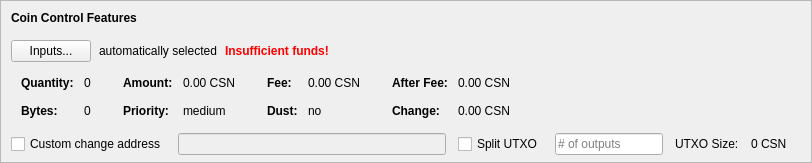
    <widget class="QFrame" name="frameCoinControl">
     <property name="sizePolicy">
      <sizepolicy hsizetype="Expanding" vsizetype="Expanding">
       <horstretch>0</horstretch>
       <verstretch>0</verstretch>
      </sizepolicy>
     </property>
     <property name="maximumSize">
      <size>
       <width>16777215</width>
       <height>16777215</height>
      </size>
     </property>
     <property name="frameShape">
      <enum>QFrame::StyledPanel</enum>
     </property>
     <property name="frameShadow">
      <enum>QFrame::Sunken</enum>
     </property>
     <layout class="QVBoxLayout" name="verticalLayoutCoinControl2">
      <property name="spacing">
       <number>0</number>
      </property>
      <property name="leftMargin">
       <number>0</number>
      </property>
      <property name="topMargin">
       <number>0</number>
      </property>
      <property name="rightMargin">
       <number>0</number>
      </property>
      <property name="bottomMargin">
       <number>6</number>
      </property>
      <item>
       <layout class="QVBoxLayout" name="verticalLayoutCoinControl" stretch="0,0,0,0,1">
        <property name="spacing">
         <number>0</number>
        </property>
        <property name="leftMargin">
         <number>10</number>
        </property>
        <property name="topMargin">
         <number>10</number>
        </property>
        <item>
         <layout class="QHBoxLayout" name="horizontalLayoutCoinControl1">
          <property name="bottomMargin">
           <number>15</number>
          </property>
          <item>
           <widget class="QLabel" name="labelCoinControlFeatures">
            <property name="sizePolicy">
             <sizepolicy hsizetype="Preferred" vsizetype="Maximum">
              <horstretch>0</horstretch>
              <verstretch>0</verstretch>
             </sizepolicy>
            </property>
            <property name="font">
             <font>
              <weight>75</weight>
              <bold>true</bold>
             </font>
            </property>
            <property name="styleSheet">
             <string notr="true">font-weight:bold;</string>
            </property>
            <property name="text">
             <string>Coin Control Features</string>
            </property>
           </widget>
          </item>
         </layout>
        </item>
        <item>
         <layout class="QHBoxLayout" name="horizontalLayoutCoinControl2" stretch="0,0,0,0">
          <property name="spacing">
           <number>8</number>
          </property>
          <property name="bottomMargin">
           <number>10</number>
          </property>
          <item>
           <widget class="QPushButton" name="pushButtonCoinControl">
            <property name="styleSheet">
             <string notr="true"/>
            </property>
            <property name="text">
             <string>Inputs...</string>
            </property>
            <property name="autoDefault">
             <bool>false</bool>
            </property>
           </widget>
          </item>
          <item>
           <widget class="QLabel" name="labelCoinControlAutomaticallySelected">
            <property name="text">
             <string>automatically selected</string>
            </property>
            <property name="margin">
             <number>5</number>
            </property>
           </widget>
          </item>
          <item>
           <widget class="QLabel" name="labelCoinControlInsuffFunds">
            <property name="font">
             <font>
              <weight>75</weight>
              <bold>true</bold>
             </font>
            </property>
            <property name="styleSheet">
             <string notr="true">color:red;font-weight:bold;</string>
            </property>
            <property name="text">
             <string>Insufficient funds!</string>
            </property>
            <property name="margin">
             <number>5</number>
            </property>
           </widget>
          </item>
          <item>
           <spacer name="horizontalSpacerCoinControl">
            <property name="orientation">
             <enum>Qt::Horizontal</enum>
            </property>
            <property name="sizeHint" stdset="0">
             <size>
              <width>40</width>
              <height>1</height>
             </size>
            </property>
           </spacer>
          </item>
         </layout>
        </item>
        <item>
         <widget class="QWidget" name="widgetCoinControl" native="true">
          <property name="sizePolicy">
           <sizepolicy hsizetype="Preferred" vsizetype="Preferred">
            <horstretch>0</horstretch>
            <verstretch>0</verstretch>
           </sizepolicy>
          </property>
          <property name="minimumSize">
           <size>
            <width>0</width>
            <height>0</height>
           </size>
          </property>
          <property name="styleSheet">
           <string notr="true"/>
          </property>
          <layout class="QHBoxLayout" name="horizontalLayoutCoinControl5">
           <property name="leftMargin">
            <number>0</number>
           </property>
           <property name="topMargin">
            <number>0</number>
           </property>
           <property name="rightMargin">
            <number>0</number>
           </property>
           <property name="bottomMargin">
            <number>0</number>
           </property>
           <item>
            <layout class="QHBoxLayout" name="horizontalLayoutCoinControl3" stretch="0,0,0,1">
             <property name="spacing">
              <number>20</number>
             </property>
             <property name="topMargin">
              <number>0</number>
             </property>
             <property name="bottomMargin">
              <number>10</number>
             </property>
             <item>
              <layout class="QFormLayout" name="formLayoutCoinControl1">
               <property name="horizontalSpacing">
                <number>10</number>
               </property>
               <property name="verticalSpacing">
                <number>14</number>
               </property>
               <property name="leftMargin">
                <number>10</number>
               </property>
               <property name="topMargin">
                <number>4</number>
               </property>
               <property name="rightMargin">
                <number>6</number>
               </property>
               <item row="0" column="0">
                <widget class="QLabel" name="labelCoinControlQuantityText">
                 <property name="font">
                  <font>
                   <weight>75</weight>
                   <bold>true</bold>
                  </font>
                 </property>
                 <property name="text">
                  <string>Quantity:</string>
                 </property>
                 <property name="margin">
                  <number>0</number>
                 </property>
                </widget>
               </item>
               <item row="0" column="1">
                <widget class="QLabel" name="labelCoinControlQuantity">
                 <property name="cursor">
                  <cursorShape>IBeamCursor</cursorShape>
                 </property>
                 <property name="contextMenuPolicy">
                  <enum>Qt::ActionsContextMenu</enum>
                 </property>
                 <property name="text">
                  <string notr="true">0</string>
                 </property>
                 <property name="margin">
                  <number>0</number>
                 </property>
                 <property name="textInteractionFlags">
                  <set>Qt::LinksAccessibleByMouse|Qt::TextSelectableByKeyboard|Qt::TextSelectableByMouse</set>
                 </property>
                </widget>
               </item>
               <item row="1" column="0">
                <widget class="QLabel" name="labelCoinControlBytesText">
                 <property name="font">
                  <font>
                   <weight>75</weight>
                   <bold>true</bold>
                  </font>
                 </property>
                 <property name="text">
                  <string>Bytes:</string>
                 </property>
                </widget>
               </item>
               <item row="1" column="1">
                <widget class="QLabel" name="labelCoinControlBytes">
                 <property name="cursor">
                  <cursorShape>IBeamCursor</cursorShape>
                 </property>
                 <property name="contextMenuPolicy">
                  <enum>Qt::ActionsContextMenu</enum>
                 </property>
                 <property name="text">
                  <string notr="true">0</string>
                 </property>
                 <property name="textInteractionFlags">
                  <set>Qt::LinksAccessibleByMouse|Qt::TextSelectableByKeyboard|Qt::TextSelectableByMouse</set>
                 </property>
                </widget>
               </item>
              </layout>
             </item>
             <item>
              <layout class="QFormLayout" name="formLayoutCoinControl2">
               <property name="horizontalSpacing">
                <number>10</number>
               </property>
               <property name="verticalSpacing">
                <number>14</number>
               </property>
               <property name="leftMargin">
                <number>6</number>
               </property>
               <property name="topMargin">
                <number>4</number>
               </property>
               <property name="rightMargin">
                <number>6</number>
               </property>
               <item row="0" column="0">
                <widget class="QLabel" name="labelCoinControlAmountText">
                 <property name="font">
                  <font>
                   <weight>75</weight>
                   <bold>true</bold>
                  </font>
                 </property>
                 <property name="text">
                  <string>Amount:</string>
                 </property>
                 <property name="margin">
                  <number>0</number>
                 </property>
                </widget>
               </item>
               <item row="0" column="1">
                <widget class="QLabel" name="labelCoinControlAmount">
                 <property name="cursor">
                  <cursorShape>IBeamCursor</cursorShape>
                 </property>
                 <property name="contextMenuPolicy">
                  <enum>Qt::ActionsContextMenu</enum>
                 </property>
                 <property name="text">
                  <string notr="true">0.00 CSN</string>
                 </property>
                 <property name="textInteractionFlags">
                  <set>Qt::LinksAccessibleByMouse|Qt::TextSelectableByKeyboard|Qt::TextSelectableByMouse</set>
                 </property>
                </widget>
               </item>
               <item row="1" column="0">
                <widget class="QLabel" name="labelCoinControlPriorityText">
                 <property name="font">
                  <font>
                   <weight>75</weight>
                   <bold>true</bold>
                  </font>
                 </property>
                 <property name="text">
                  <string>Priority:</string>
                 </property>
                </widget>
               </item>
               <item row="1" column="1">
                <widget class="QLabel" name="labelCoinControlPriority">
                 <property name="cursor">
                  <cursorShape>IBeamCursor</cursorShape>
                 </property>
                 <property name="contextMenuPolicy">
                  <enum>Qt::ActionsContextMenu</enum>
                 </property>
                 <property name="text">
                  <string>medium</string>
                 </property>
                 <property name="textInteractionFlags">
                  <set>Qt::LinksAccessibleByMouse|Qt::TextSelectableByKeyboard|Qt::TextSelectableByMouse</set>
                 </property>
                </widget>
               </item>
              </layout>
             </item>
             <item>
              <layout class="QFormLayout" name="formLayoutCoinControl3">
               <property name="horizontalSpacing">
                <number>10</number>
               </property>
               <property name="verticalSpacing">
                <number>14</number>
               </property>
               <property name="leftMargin">
                <number>6</number>
               </property>
               <property name="topMargin">
                <number>4</number>
               </property>
               <property name="rightMargin">
                <number>6</number>
               </property>
               <item row="0" column="0">
                <widget class="QLabel" name="labelCoinControlFeeText">
                 <property name="font">
                  <font>
                   <weight>75</weight>
                   <bold>true</bold>
                  </font>
                 </property>
                 <property name="text">
                  <string>Fee:</string>
                 </property>
                 <property name="margin">
                  <number>0</number>
                 </property>
                </widget>
               </item>
               <item row="0" column="1">
                <widget class="QLabel" name="labelCoinControlFee">
                 <property name="cursor">
                  <cursorShape>IBeamCursor</cursorShape>
                 </property>
                 <property name="contextMenuPolicy">
                  <enum>Qt::ActionsContextMenu</enum>
                 </property>
                 <property name="text">
                  <string notr="true">0.00 CSN</string>
                 </property>
                 <property name="textInteractionFlags">
                  <set>Qt::LinksAccessibleByMouse|Qt::TextSelectableByKeyboard|Qt::TextSelectableByMouse</set>
                 </property>
                </widget>
               </item>
               <item row="1" column="0">
                <widget class="QLabel" name="labelCoinControlLowOutputText">
                 <property name="font">
                  <font>
                   <weight>75</weight>
                   <bold>true</bold>
                  </font>
                 </property>
                 <property name="text">
                  <string>Dust:</string>
                 </property>
                </widget>
               </item>
               <item row="1" column="1">
                <widget class="QLabel" name="labelCoinControlLowOutput">
                 <property name="cursor">
                  <cursorShape>IBeamCursor</cursorShape>
                 </property>
                 <property name="contextMenuPolicy">
                  <enum>Qt::ActionsContextMenu</enum>
                 </property>
                 <property name="text">
                  <string>no</string>
                 </property>
                 <property name="textInteractionFlags">
                  <set>Qt::LinksAccessibleByMouse|Qt::TextSelectableByKeyboard|Qt::TextSelectableByMouse</set>
                 </property>
                </widget>
               </item>
              </layout>
             </item>
             <item>
              <layout class="QFormLayout" name="formLayoutCoinControl4">
               <property name="horizontalSpacing">
                <number>10</number>
               </property>
               <property name="verticalSpacing">
                <number>14</number>
               </property>
               <property name="leftMargin">
                <number>6</number>
               </property>
               <property name="topMargin">
                <number>4</number>
               </property>
               <property name="rightMargin">
                <number>6</number>
               </property>
               <item row="0" column="0">
                <widget class="QLabel" name="labelCoinControlAfterFeeText">
                 <property name="font">
                  <font>
                   <weight>75</weight>
                   <bold>true</bold>
                  </font>
                 </property>
                 <property name="text">
                  <string>After Fee:</string>
                 </property>
                 <property name="margin">
                  <number>0</number>
                 </property>
                </widget>
               </item>
               <item row="0" column="1">
                <widget class="QLabel" name="labelCoinControlAfterFee">
                 <property name="cursor">
                  <cursorShape>IBeamCursor</cursorShape>
                 </property>
                 <property name="contextMenuPolicy">
                  <enum>Qt::ActionsContextMenu</enum>
                 </property>
                 <property name="text">
                  <string notr="true">0.00 CSN</string>
                 </property>
                 <property name="textInteractionFlags">
                  <set>Qt::LinksAccessibleByMouse|Qt::TextSelectableByKeyboard|Qt::TextSelectableByMouse</set>
                 </property>
                </widget>
               </item>
               <item row="1" column="0">
                <widget class="QLabel" name="labelCoinControlChangeText">
                 <property name="font">
                  <font>
                   <weight>75</weight>
                   <bold>true</bold>
                  </font>
                 </property>
                 <property name="text">
                  <string>Change:</string>
                 </property>
                </widget>
               </item>
               <item row="1" column="1">
                <widget class="QLabel" name="labelCoinControlChange">
                 <property name="cursor">
                  <cursorShape>IBeamCursor</cursorShape>
                 </property>
                 <property name="contextMenuPolicy">
                  <enum>Qt::ActionsContextMenu</enum>
                 </property>
                 <property name="text">
                  <string notr="true">0.00 CSN</string>
                 </property>
                 <property name="textInteractionFlags">
                  <set>Qt::LinksAccessibleByMouse|Qt::TextSelectableByKeyboard|Qt::TextSelectableByMouse</set>
                 </property>
                </widget>
               </item>
              </layout>
             </item>
            </layout>
           </item>
          </layout>
         </widget>
        </item>
        <item>
         <layout class="QHBoxLayout" name="horizontalLayoutCoinControl4" stretch="0,0,0,0,0,0,0">
          <property name="spacing">
           <number>12</number>
          </property>
          <property name="sizeConstraint">
           <enum>QLayout::SetDefaultConstraint</enum>
          </property>
          <property name="topMargin">
           <number>5</number>
          </property>
          <property name="rightMargin">
           <number>5</number>
          </property>
          <item>
           <widget class="QCheckBox" name="checkBoxCoinControlChange">
            <property name="toolTip">
             <string>If this is activated, but the change address is empty or invalid, change will be sent to a newly generated address.</string>
            </property>
            <property name="text">
             <string>Custom change address</string>
            </property>
           </widget>
          </item>
          <item>
           <widget class="QValidatedLineEdit" name="lineEditCoinControlChange">
            <property name="enabled">
             <bool>false</bool>
            </property>
            <property name="sizePolicy">
             <sizepolicy hsizetype="Expanding" vsizetype="Fixed">
              <horstretch>0</horstretch>
              <verstretch>0</verstretch>
             </sizepolicy>
            </property>
           </widget>
          </item>
          <item>
           <widget class="QCheckBox" name="splitBlockCheckBox">
            <property name="text">
             <string>Split UTXO</string>
            </property>
           </widget>
          </item>
          <item>
           <widget class="QLineEdit" name="splitBlockLineEdit">
            <property name="sizePolicy">
             <sizepolicy hsizetype="Fixed" vsizetype="Fixed">
              <horstretch>50</horstretch>
              <verstretch>0</verstretch>
             </sizepolicy>
            </property>
            <property name="placeholderText">
             <string># of outputs</string>
            </property>
           </widget>
          </item>
          <item>
           <widget class="QLabel" name="labelBlockSizeText">
            <property name="text">
             <string>UTXO Size:</string>
            </property>
           </widget>
          </item>
          <item>
           <widget class="QLabel" name="labelBlockSize">
            <property name="text">
             <string>0 CSN</string>
            </property>
           </widget>
          </item>
          <item>
           <widget class="QLabel" name="labelCoinControlChangeLabel">
            <property name="sizePolicy">
             <sizepolicy hsizetype="Preferred" vsizetype="Expanding">
              <horstretch>0</horstretch>
              <verstretch>0</verstretch>
             </sizepolicy>
            </property>
            <property name="minimumSize">
             <size>
              <width>0</width>
              <height>0</height>
             </size>
            </property>
            <property name="text">
             <string/>
            </property>
            <property name="margin">
             <number>3</number>
            </property>
           </widget>
          </item>
         </layout>
        </item>
        <item>
         <spacer name="verticalSpacerCoinControl">
          <property name="orientation">
           <enum>Qt::Vertical</enum>
          </property>
          <property name="sizeHint" stdset="0">
           <size>
            <width>800</width>
            <height>1</height>
           </size>
          </property>
         </spacer>
        </item>
       </layout>
      </item>
     </layout>
    </widget>
